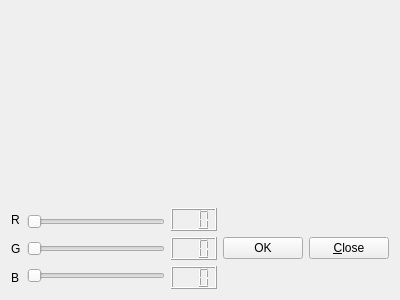
<?xml version="1.0" encoding="UTF-8"?>
<ui version="4.0">
 <class>my_widget</class>
 <widget class="QWidget" name="my_widget">
  <property name="geometry">
   <rect>
    <x>0</x>
    <y>0</y>
    <width>400</width>
    <height>300</height>
   </rect>
  </property>
  <property name="windowTitle">
   <string>my_widget</string>
  </property>
  <layout class="QVBoxLayout" name="verticalLayout_4">
   <item>
    <widget class="my_label" name="label_4">
     <property name="sizePolicy">
      <sizepolicy hsizetype="Expanding" vsizetype="Expanding">
       <horstretch>0</horstretch>
       <verstretch>0</verstretch>
      </sizepolicy>
     </property>
     <property name="text">
      <string/>
     </property>
    </widget>
   </item>
   <item>
    <spacer name="verticalSpacer">
     <property name="orientation">
      <enum>Qt::Vertical</enum>
     </property>
     <property name="sizeType">
      <enum>QSizePolicy::Fixed</enum>
     </property>
     <property name="sizeHint" stdset="0">
      <size>
       <width>5</width>
       <height>10</height>
      </size>
     </property>
    </spacer>
   </item>
   <item>
    <layout class="QHBoxLayout" name="horizontalLayout">
     <item>
      <layout class="QVBoxLayout" name="verticalLayout">
       <item>
        <widget class="QLabel" name="label">
         <property name="text">
          <string>R</string>
         </property>
        </widget>
       </item>
       <item>
        <widget class="QLabel" name="label_2">
         <property name="text">
          <string>G</string>
         </property>
        </widget>
       </item>
       <item>
        <widget class="QLabel" name="label_3">
         <property name="text">
          <string>B</string>
         </property>
        </widget>
       </item>
      </layout>
     </item>
     <item>
      <layout class="QVBoxLayout" name="verticalLayout_2">
       <item>
        <widget class="QSlider" name="horizontalSlider">
         <property name="maximum">
          <number>255</number>
         </property>
         <property name="orientation">
          <enum>Qt::Horizontal</enum>
         </property>
        </widget>
       </item>
       <item>
        <widget class="QSlider" name="horizontalSlider_2">
         <property name="maximum">
          <number>255</number>
         </property>
         <property name="orientation">
          <enum>Qt::Horizontal</enum>
         </property>
        </widget>
       </item>
       <item>
        <widget class="QSlider" name="horizontalSlider_3">
         <property name="maximum">
          <number>255</number>
         </property>
         <property name="orientation">
          <enum>Qt::Horizontal</enum>
         </property>
        </widget>
       </item>
      </layout>
     </item>
     <item>
      <layout class="QVBoxLayout" name="verticalLayout_3">
       <item>
        <widget class="QLCDNumber" name="lcdNumber">
         <property name="numDigits">
          <number>3</number>
         </property>
        </widget>
       </item>
       <item>
        <widget class="QLCDNumber" name="lcdNumber_2">
         <property name="numDigits">
          <number>3</number>
         </property>
        </widget>
       </item>
       <item>
        <widget class="QLCDNumber" name="lcdNumber_3">
         <property name="numDigits">
          <number>3</number>
         </property>
        </widget>
       </item>
      </layout>
     </item>
     <item>
      <widget class="QPushButton" name="pushButton">
       <property name="text">
        <string>OK</string>
       </property>
      </widget>
     </item>
     <item>
      <widget class="QPushButton" name="pushButton_2">
       <property name="text">
        <string>&amp;Close</string>
       </property>
      </widget>
     </item>
    </layout>
   </item>
  </layout>
 </widget>
 <layoutdefault spacing="6" margin="11"/>
 <customwidgets>
  <customwidget>
   <class>my_label</class>
   <extends>QLabel</extends>
   <header>my_label.h</header>
   <slots>
    <slot>getRed(int)</slot>
    <slot>getGreen(int)</slot>
    <slot>getBlue(int)</slot>
    <slot>updateColor()</slot>
   </slots>
  </customwidget>
 </customwidgets>
 <resources/>
 <connections>
  <connection>
   <sender>horizontalSlider</sender>
   <signal>valueChanged(int)</signal>
   <receiver>lcdNumber</receiver>
   <slot>display(int)</slot>
   <hints>
    <hint type="sourcelabel">
     <x>169</x>
     <y>228</y>
    </hint>
    <hint type="destinationlabel">
     <x>240</x>
     <y>230</y>
    </hint>
   </hints>
  </connection>
  <connection>
   <sender>horizontalSlider_2</sender>
   <signal>valueChanged(int)</signal>
   <receiver>lcdNumber_2</receiver>
   <slot>display(int)</slot>
   <hints>
    <hint type="sourcelabel">
     <x>186</x>
     <y>254</y>
    </hint>
    <hint type="destinationlabel">
     <x>238</x>
     <y>256</y>
    </hint>
   </hints>
  </connection>
  <connection>
   <sender>horizontalSlider_3</sender>
   <signal>valueChanged(int)</signal>
   <receiver>lcdNumber_3</receiver>
   <slot>display(int)</slot>
   <hints>
    <hint type="sourcelabel">
     <x>194</x>
     <y>283</y>
    </hint>
    <hint type="destinationlabel">
     <x>234</x>
     <y>285</y>
    </hint>
   </hints>
  </connection>
  <connection>
   <sender>pushButton_2</sender>
   <signal>clicked()</signal>
   <receiver>my_widget</receiver>
   <slot>close()</slot>
   <hints>
    <hint type="sourcelabel">
     <x>356</x>
     <y>253</y>
    </hint>
    <hint type="destinationlabel">
     <x>396</x>
     <y>274</y>
    </hint>
   </hints>
  </connection>
  <connection>
   <sender>horizontalSlider</sender>
   <signal>valueChanged(int)</signal>
   <receiver>label_4</receiver>
   <slot>getRed(int)</slot>
   <hints>
    <hint type="sourcelabel">
     <x>70</x>
     <y>219</y>
    </hint>
    <hint type="destinationlabel">
     <x>99</x>
     <y>162</y>
    </hint>
   </hints>
  </connection>
  <connection>
   <sender>horizontalSlider_2</sender>
   <signal>valueChanged(int)</signal>
   <receiver>label_4</receiver>
   <slot>getGreen(int)</slot>
   <hints>
    <hint type="sourcelabel">
     <x>41</x>
     <y>249</y>
    </hint>
    <hint type="destinationlabel">
     <x>38</x>
     <y>172</y>
    </hint>
   </hints>
  </connection>
  <connection>
   <sender>horizontalSlider_3</sender>
   <signal>valueChanged(int)</signal>
   <receiver>label_4</receiver>
   <slot>getBlue(int)</slot>
   <hints>
    <hint type="sourcelabel">
     <x>67</x>
     <y>283</y>
    </hint>
    <hint type="destinationlabel">
     <x>81</x>
     <y>187</y>
    </hint>
   </hints>
  </connection>
  <connection>
   <sender>pushButton</sender>
   <signal>clicked()</signal>
   <receiver>label_4</receiver>
   <slot>updateColor()</slot>
   <hints>
    <hint type="sourcelabel">
     <x>306</x>
     <y>254</y>
    </hint>
    <hint type="destinationlabel">
     <x>315</x>
     <y>182</y>
    </hint>
   </hints>
  </connection>
 </connections>
</ui>
